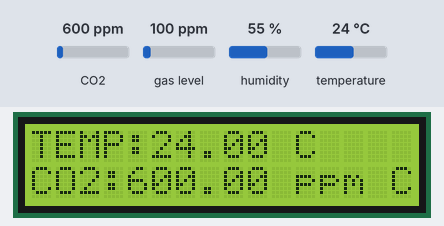
Simulated run of this sketch. Board: ESP32. Parts: 16×2 character LCD. The test bench sets the inputs (shaded band); at power-on: CO2 600 ppm, temperature 24 °C, gas level 100 ppm, humidity 55 %. WiFi joins after 1.5 s; servers stay silent unless stated; storage starts empty; no MQTT or app messages arrive unless stated; what the sketch prints to the serial monitor is not drawn.

Above: at 3.4 s.
3.5 s: CO2 set to 1050 ppm
At 5.9 s:
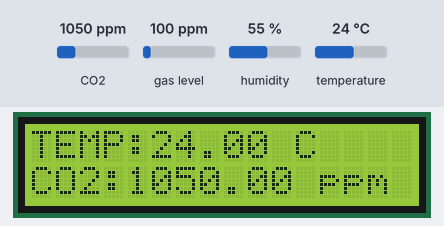
6.3 s: CO2 set to 452 ppm
At 7.9 s:
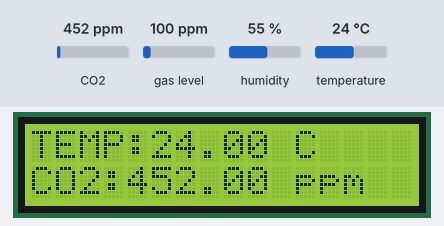
9.1 s: temperature set to 12 °C
At 12.0 s:
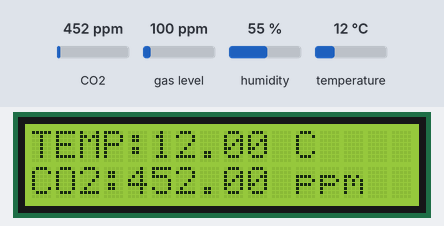
12.3 s: temperature set to 19 °C
At 14.0 s:
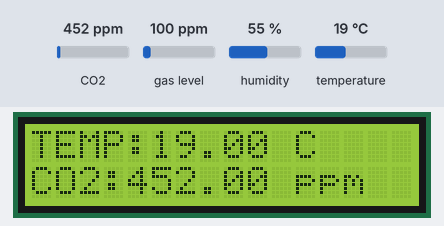
Timing chart, 0 to 15.5 s (numbered marks = the images above; inputs shaded):
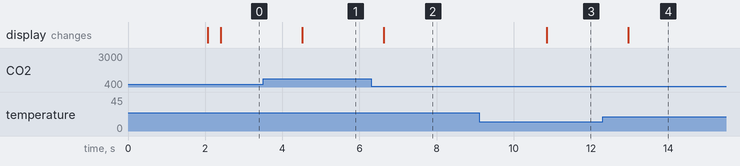

The sketch:

SensorFull.ino
```cpp
#include "FS.h"
#include "SPIFFS.h"
#include <PubSubClient.h>
#include <WiFi.h>
#include <WiFiAP.h>
#include <WiFiClient.h>
#include <WiFiClientSecure.h>
#include <WiFiGeneric.h>
#include <WiFiMulti.h>
#include <WiFiSTA.h>
#include <WiFiScan.h>
#include <WiFiServer.h>
#include <WiFiType.h>
#include <WiFiUdp.h>


#include <Wire.h>
#include "ScioSense_ENS160.h"
#include <LiquidCrystal.h>
#include <ArduinoJson.h>

#define FORMAT_SPIFFS_IF_FAILED true

ScioSense_ENS160 ens160(ENS160_I2CADDR_1);

#include <Adafruit_AHTX0.h>
Adafruit_AHTX0 aht;


LiquidCrystal lcd(25, 26, 16, 17, 18, 19);

const char* ssid = "WIFI_SSD";
const char* password = "WIFI_PASS";

//Per la connessione con il broker
const char* mqtt_server = "SERVER MQTT";
const int mqtt_port = 8883;  // Porta per connessione TLS (La 1883 è non sicura e la usiamo per test)


WiFiClientSecure secureClient;
PubSubClient mqttClient(secureClient);


void initWiFi() {
  WiFi.mode(WIFI_STA);
  WiFi.begin(ssid, password);
  Serial.print("Connecting to WiFi ..");
  while (WiFi.status() != WL_CONNECTED) {
    Serial.print('.');
    delay(1000);
  }
  Serial.println(WiFi.localIP());
  lcd.print(WiFi.localIP());
}


void listDir(fs::FS& fs, const char* dirname, uint8_t levels) {
  Serial.printf("Listing directory: %s\r\n", dirname);

  File root = fs.open(dirname);
  if (!root) {
    Serial.println("- failed to open directory");
    return;
  }
  if (!root.isDirectory()) {
    Serial.println(" - not a directory");
    return;
  }

  File file = root.openNextFile();
  while (file) {
    if (file.isDirectory()) {
      Serial.print("  DIR : ");
      Serial.println(file.name());
      if (levels) {
        listDir(fs, file.path(), levels - 1);
      }
    } else {
      Serial.print("  FILE: ");
      Serial.print(file.name());
      Serial.print("\tSIZE: ");
      Serial.println(file.size());
    }
    file = root.openNextFile();
  }
}


char* readFile(fs::FS &fs, const char *path) {
    Serial.printf("Leggendo file: %s\n", path);
    File file = fs.open(path);
    if (!file || file.isDirectory()) {
        Serial.println("- Impossibile aprire il file");
        return nullptr;
    }

    // Determina la dimensione del file
    size_t size = file.size();
    if (size == 0) {
        Serial.println("- File vuoto");
        return nullptr;
    }

    // Alloca dinamicamente memoria per il contenuto del file
    char* content = new char[size + 1]; // Aggiungi spazio per il terminatore null
    file.readBytes(content, size);
    content[size] = '\0'; // Terminatore null per la stringa
    file.close();

    // Stampa il contenuto letto
    Serial.println("- Contenuto letto dal file:");
    Serial.println(content);

    return content;
}

void reconnect() {
  // Loop per riconnettersi al broker se la connessione cade
  while (!mqttClient.connected()) {
    Serial.print("Connessione al broker MQTT...");
    // Connetti al broker (anonimamente)
    if (mqttClient.connect("Dispositivo")) {
      lcd.println("Connesso");
      Serial.println("Connesso!");
    } else {
      Serial.print("Fallito, rc=");
      Serial.print(mqttClient.state());
      Serial.println(" Riprovo in 5 secondi...");
      lcd.println("Fallito, rc=");
      lcd.println(mqttClient.state());
      delay(5000);
    }
  }
}

void setup() {
  lcd.begin(16, 2);
  Serial.begin(9600);

  initWiFi();
  Serial.print("RRSI: ");
  Serial.println(WiFi.RSSI());

  if (!SPIFFS.begin(FORMAT_SPIFFS_IF_FAILED)) {
    Serial.println("SPIFFS Mount Failed");
    return;
  }


    char* ca_cert = readFile(SPIFFS, "/ca.crt");
    char* client_cert = readFile(SPIFFS, "/client.crt");
    char* private_key = readFile(SPIFFS, "/client.key");

        if (!ca_cert || !client_cert || !private_key) {
        Serial.println("Errore nella lettura dei certificati!");
        return;
    }


  // Configura il client TLS con i certificati
  secureClient.setCACert(ca_cert);
  secureClient.setCertificate(client_cert);
  secureClient.setPrivateKey(private_key);


  while (!Serial) {}
  ens160.begin();
  if (ens160.available()) {
    ens160.setMode(ENS160_OPMODE_STD);
  }

  while (!aht.begin()) {
    Serial.println("errore aht");

  }

  // Configura il broker MQTT
  // Configura il client MQTT
  mqttClient.setServer(mqtt_server, mqtt_port);
}


void loop() {

  lcd.setCursor(0, 0);
  if (ens160.available()) {
    ens160.measure(true);
    float aqi = ens160.getAQI();
    float tvoc = ens160.getTVOC();
    float eco2 = ens160.geteCO2();

    sensors_event_t hum, temp;
    aht.getEvent(&hum, &temp);
    float t1 = temp.temperature;
    float h1 = hum.relative_humidity;

    Serial.print("AQI: ");
    Serial.print(aqi);
    Serial.print("\t ");
    Serial.print("TVOC: ");
    Serial.print(tvoc);
    Serial.print(" ppb\t ");
    Serial.print("CO2: ");
    Serial.print(eco2);
    Serial.print(" ppm\t");
    Serial.print("t: ");
    Serial.print(t1);
    Serial.print(" C\t");
    Serial.print("h: ");
    Serial.print(h1);
    Serial.print(" %\n");

    lcd.print("TEMP:");
    lcd.print(t1);
    lcd.print(" C\t");
    lcd.setCursor(0, 1);
    lcd.print("CO2:");
    lcd.print(eco2);
    lcd.print(" ppm\t");

    String payload = "AQI: " + String(aqi) + "\t " + "TVOC: " + String(tvoc) + " ppb\t " + "CO2: " + String(eco2) + " ppm\t" + "t: " + String(t1) + " C\t" + "h: " + String(h1) + " %";


    StaticJsonDocument<200> doc;
    doc["AQI"] = aqi;
    doc["TVOC"] = tvoc;
    doc["CO2"] = eco2;
    doc["t"] = t1;
    doc["h"] = h1;

      // Serialize the JSON object to a string
    char jsonBuffer[512];
    serializeJson(doc, jsonBuffer);


    if (!mqttClient.connected()) {
      reconnect();
    }
    mqttClient.loop();


    Serial.println("Pubblico un messaggio...");
    mqttClient.publish("testTopic", jsonBuffer);
  }


  // Pubblica un messaggio su un topic


  delay(2000);
}
```

Measured:
- after the input at 3.5 s, the display: changes after 1.0 s (image 1)
- after the input at 6.3 s, the display: changes after 0.33 s (image 2)
- after the input at 9.1 s, the display: changes after 1.8 s (image 3)
- after the input at 12.3 s, the display: changes after 0.67 s (image 4)
